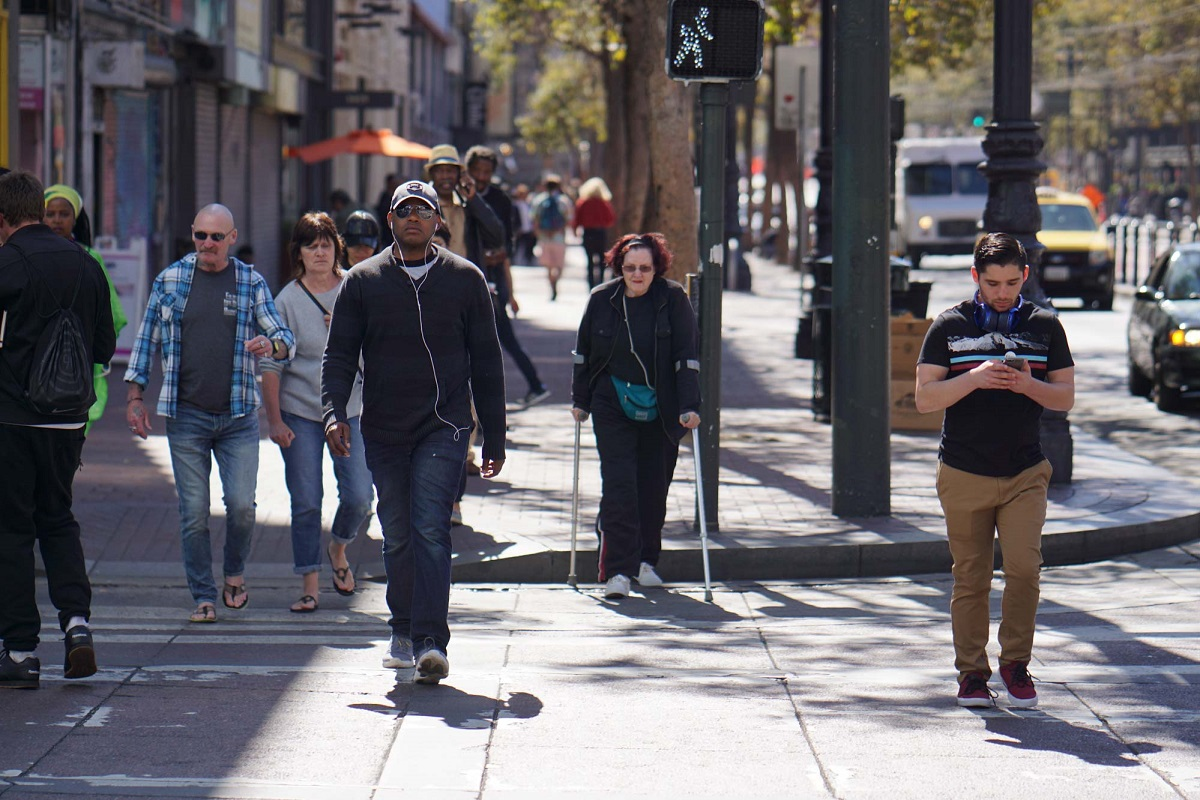
#> input picture object-detection/overview/overview.jpg, 1200 x 800 px, found by its file name
$ python 14_overview.py   (older library calls are emulated)
#> lines starting #> are read from the running program, lines starting #| are printed output that depends on the picture; after the words box and inside, x2 and y2 are one past the last pixel; in counts of white or black regions, pixels touching at a corner belong together
import cv2
import matplotlib.pyplot as plt

img = cv2.imread("images/overview.jpg", 0)
#> img: shape (800, 1200); min 0, max 255, mean 104.9
cv2.imshow("picture", img)

print(img.shape) # (568, 860)
#| (800, 1200)

resized_img = cv2.resize(img,(int(img.shape[1]*(4/5)), (int(img.shape[0]*(4/5)))))
cv2.imshow("resized_picture", img)

img = cv2.putText(img,"dog",(350,200),cv2.FONT_HERSHEY_COMPLEX, 1, (255,255,255))
#> img: shape (800, 1200); min 0, max 255, mean 105
cv2.imshow("imgWithText", img)

_, thresh_img = cv2.threshold(img, thresh=50, maxval=255, type=cv2.THRESH_BINARY)
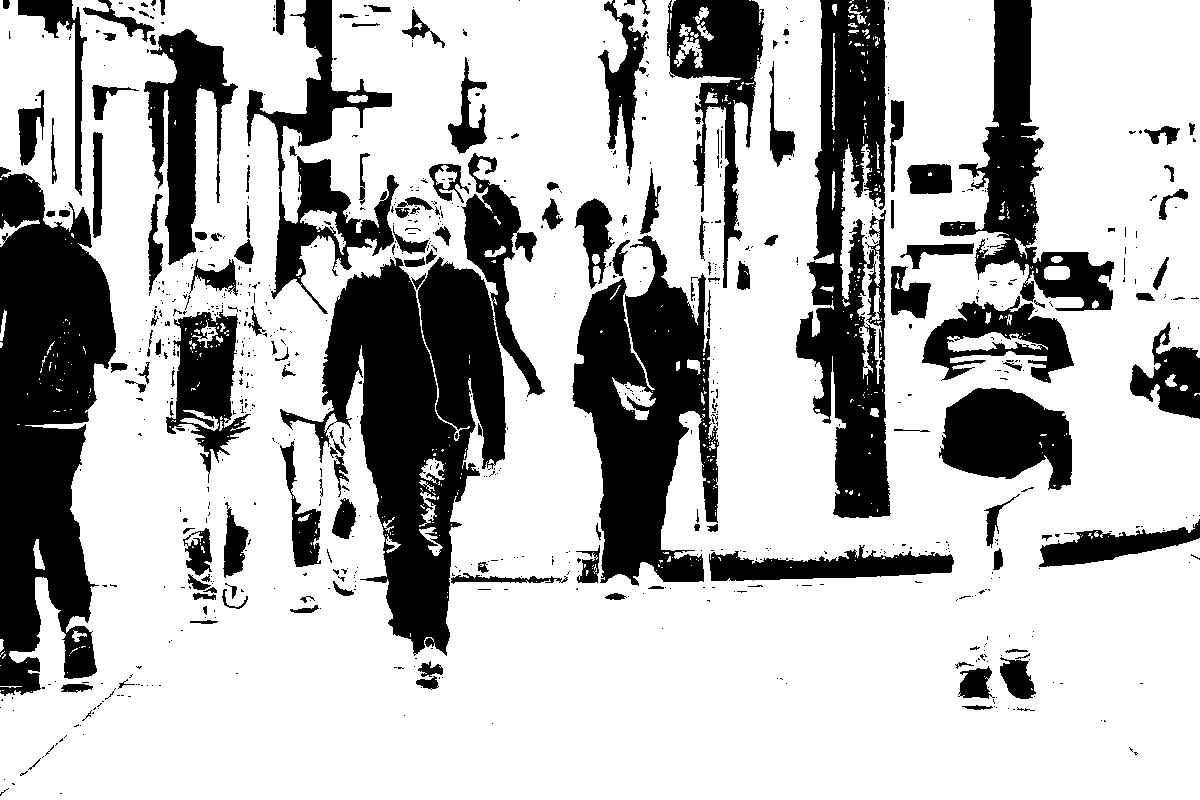
#> thresh_img: shape (800, 1200); 72.6% white; 842 black regions (685 under 20 px), largest, box (x1, y1, x2, y2) and area: (280, 257, 506, 656) 41426, (0, 167, 116, 696) 40691, (572, 235, 719, 586) 28659
cv2.imshow("thresh_img", thresh_img)

adap_thresh = cv2.adaptiveThreshold(img, 255, cv2.ADAPTIVE_THRESH_MEAN_C, cv2.THRESH_BINARY, 11,8)
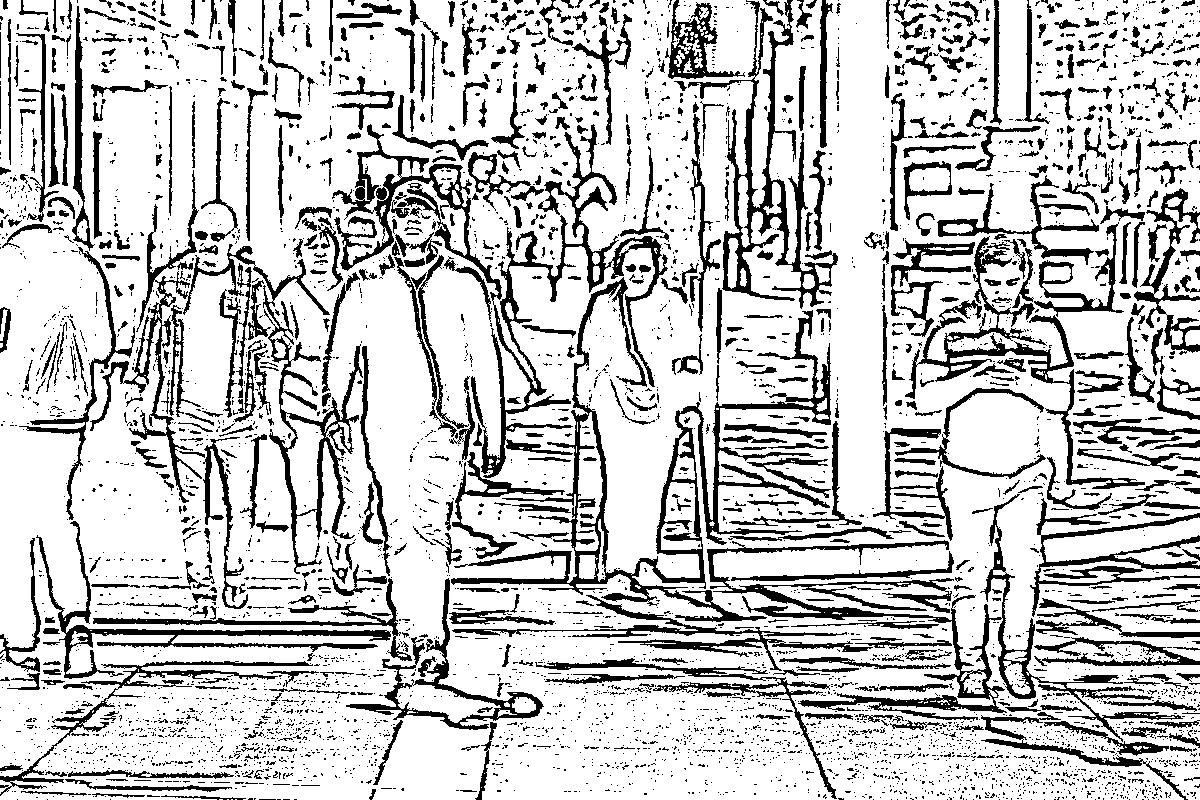
#> adap_thresh: shape (800, 1200); 78.5% white; 4839 black regions (4071 under 20 px), largest, box (x1, y1, x2, y2) and area: (451, 277, 831, 622) 13934, (332, 124, 668, 478) 13063, (707, 494, 1183, 742) 10903
cv2.imshow("adap_thresh", adap_thresh)

gauss_img = cv2.GaussianBlur(img, ksize=(3,3), sigmaX=7)
cv2.imshow("gauss_img", gauss_img)

lablacian_img = cv2.Laplacian(img,ddepth=cv2.CV_64F)
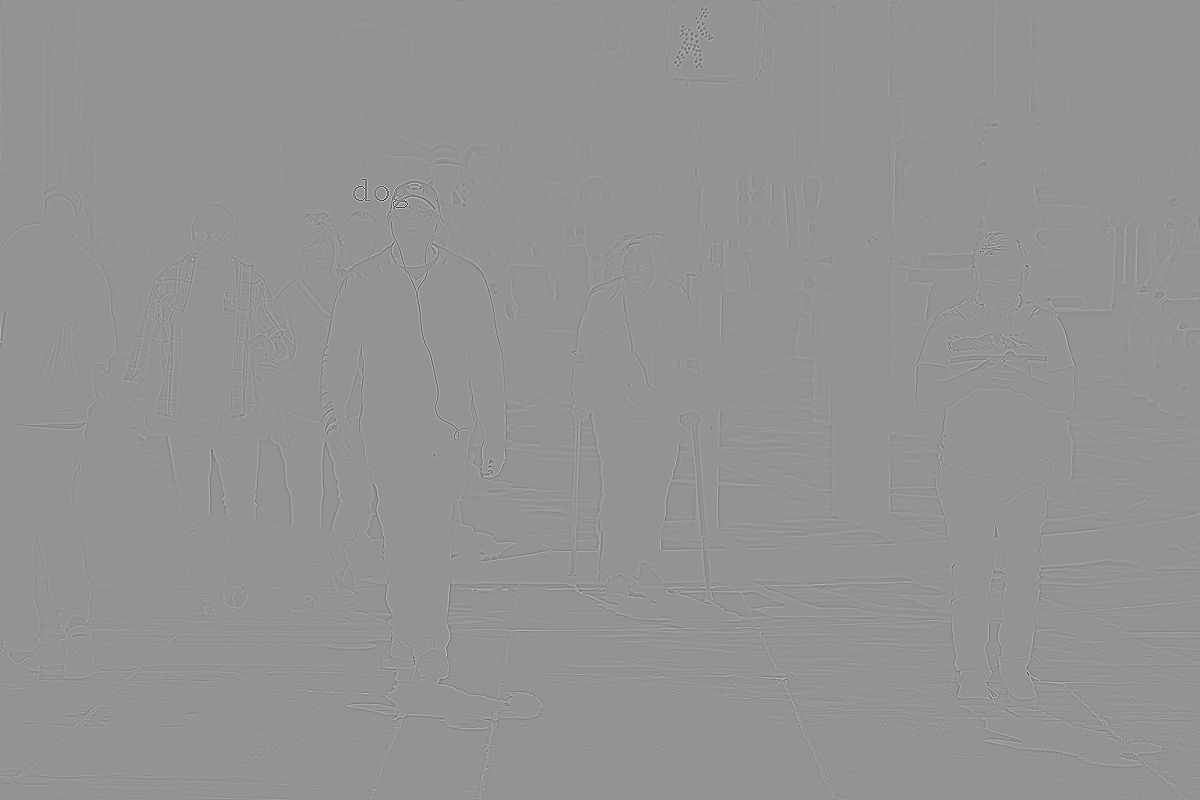
#> lablacian_img: shape (800, 1200) float64; min -854, max 625, mean 0; drawn with min black and max white
cv2.imshow("lablacian_img", lablacian_img)
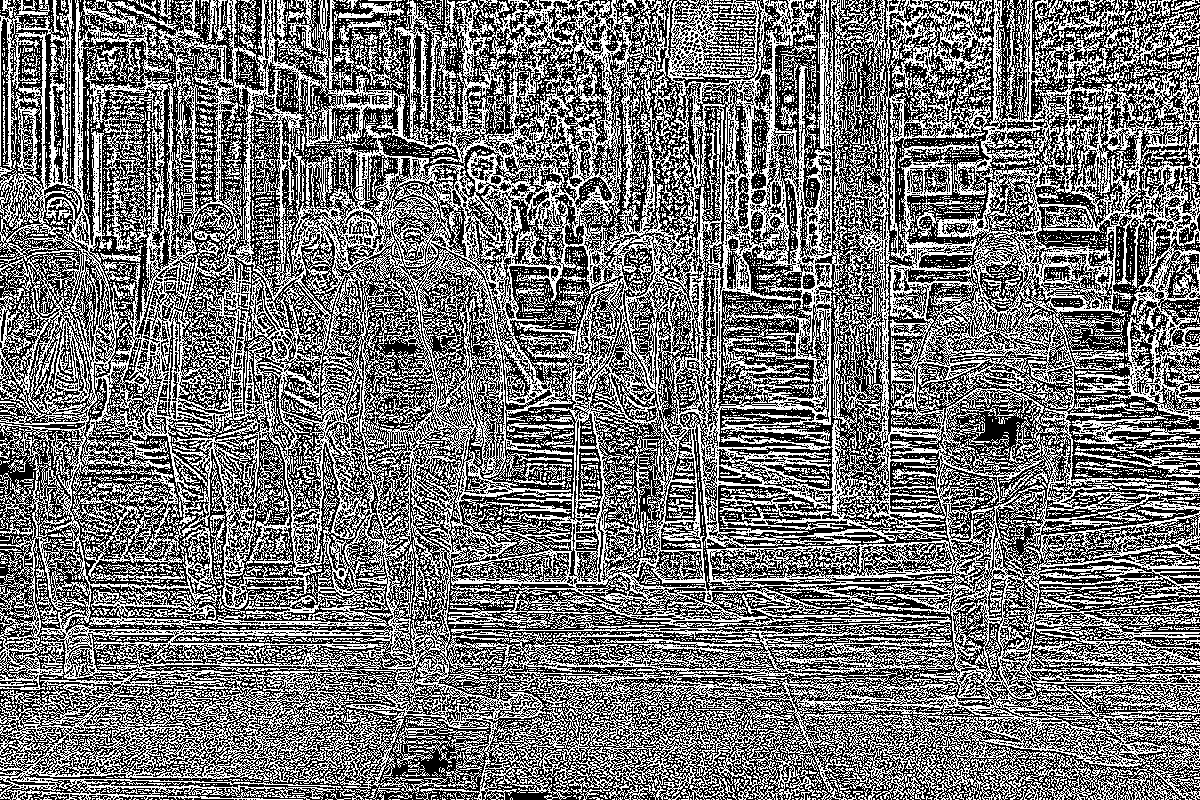
#> window 'lablacian_img': shape (800, 1200); 45.4% white in thin lines or dots

hist_img = cv2.calcHist([img],channels=[0], mask=None, histSize=[256],ranges=[0,256])
#> hist_img = 256 values, max 8930 at index 26, min 8 at index 1, mean 3750
plt.figure()
plt.plot(hist_img)
plt.show()
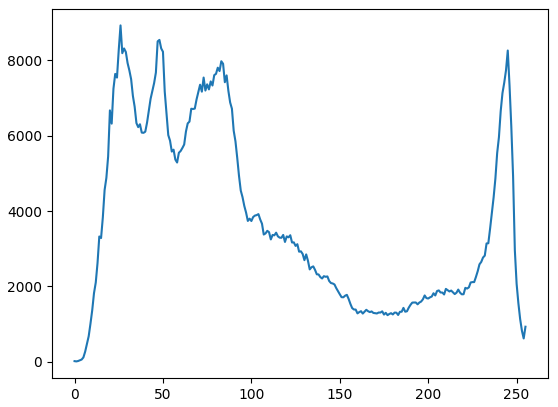
#> figure drawn by matplotlib, 1 panel; curve peaks at x = 26, y = 8930


k = cv2.waitKey(0) & 0xFF # -> wait the key
#> (key Esc is pressed here)

if k == 27: # wsc -> mean space
    cv2.destroyAllWindows()
